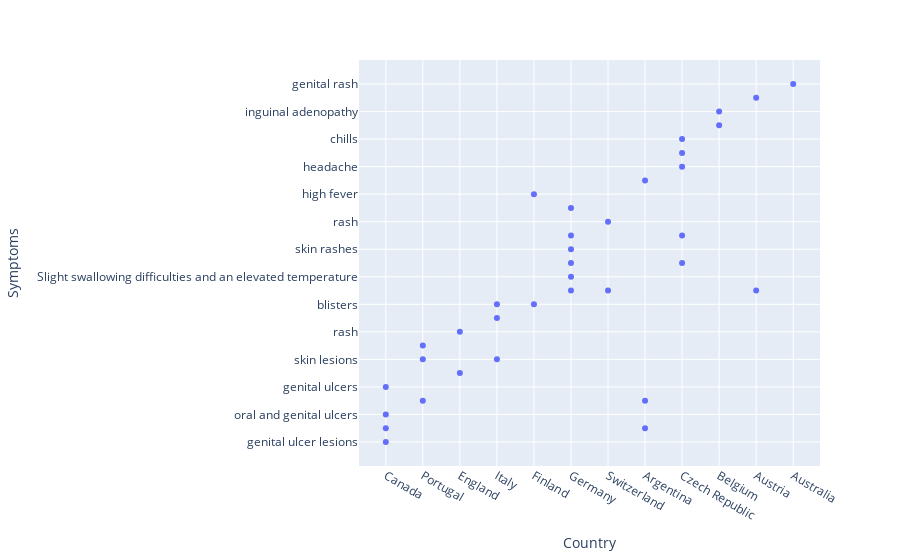

Notebook cell for this chart:
### Code cell
fig4 = px.scatter(count_sym_df.sort_values('Symptoms_count', ascending=False), x='Country', y='Symptoms')
fig4.show()

### Figure 1 — Plotly figure (JSON) as saved in the notebook; plotly's stock layout.template omitted (floating-point values rounded to 4 significant figures)
{"data": [{"hovertemplate": "Country=%{x}<br>Symptoms=%{y}<extra></extra>", "legendgroup": "", "marker": {"color": "#636efa", "symbol": "circle"}, "mode": "markers", "name": "", "orientation": "v", "showlegend": false, "type": "scatter", "x": ["Canada", "Canada", "Canada", "Portugal", "Canada", "England", "Portugal", "Portugal", "England", "Italy", "Finland", "Italy", "Italy", "Germany", "Germany", "Germany", "Germany", "Germany", "Switzerland", "Germany", "Argentina", "Finland", "Argentina", "Czech Republic", "Czech Republic", "Czech Republic", "Czech Republic", "Czech Republic", "Belgium", "Belgium", "Austria", "Austria", "Australia", "Argentina", "Switzerland"], "xaxis": "x", "y": ["genital ulcer lesions", " fever", "oral and genital ulcers", "ulcerative lesions", "genital ulcers", "vesicular rash", "skin lesions", " ulcerative lesions", "rash", "lesions", "blisters", "skin lesions", "blisters", "fever", "Slight swallowing difficulties and an elevated temperature", "Fever", " skin rashes", " skin lesions", " rash", " cough", " fever", " high fever", "pustules", "Fever", " skin lesions", " headache", " fatigue", " chills", "perianal papules", " inguinal adenopathy", "fever", " lesions", "genital rash", "ulcerative lesions", "fever"], "yaxis": "y"}], "layout": {"legend": {"tracegroupgap": 0}, "margin": {"t": 60}, "xaxis": {"anchor": "y", "domain": [0, 1], "title": {"text": "Country"}}, "yaxis": {"anchor": "x", "domain": [0, 1], "title": {"text": "Symptoms"}}}}
